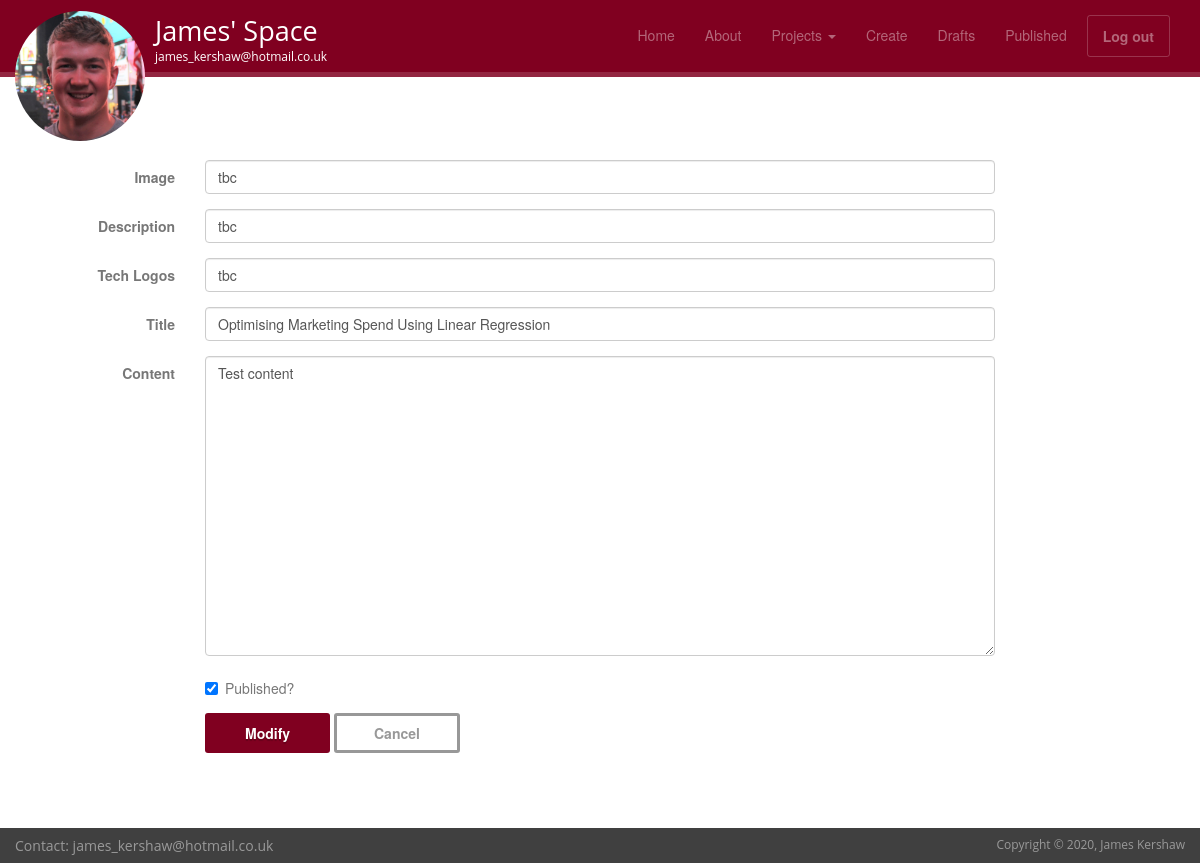
Page /optimising-marketing-spend-using-linear-regression/edit (signed in) on the committed database.
### main.py (models this page shows, shortened)
class Entry(flask_db.Model):
    title = CharField()
    slug = CharField(unique=True)
    image = TextField()
    description = TextField()
    tech_logos = TextField()
    content = TextField()
    published = BooleanField(index=True)
    timestamp = DateTimeField(default=datetime.datetime.now, index=True)

### main.py (the view)
@app.route('/<slug>/edit', methods=['GET', 'POST'])
@login_required
def edit(slug):
    entry = get_object_or_404(Entry, Entry.slug == slug)
    return _create_or_edit(entry, 'edit.html')

### main.py (called while the page is built, shortened)
def login_required(fn):
    @functools.wraps(fn)
    def inner(*args, **kwargs):
        if session.get('logged_in'):
            return fn(*args, **kwargs)
        return redirect(url_for('login', next=request.path))
    return inner

def _create_or_edit(entry, template):
    return render_template(template, entry=entry)

### templates/edit.html (shortened to what this page needs)
{% extends "styles.html" %}
{% block content %}
<header id="head" class="secondary"></header>
    <form action="{% block form_action %}{{ url_for('edit', slug=entry.slug) }}{% endblock %}" class="form-horizontal" method="post">
        <div class="form-group">
          <label for="image" class="col-sm-2 control-label">Image</label>
          <div class="col-sm-8">
            <input class="form-control" id="image" name="image" type="text" value="{{ entry.image }}">
          </div>
        </div>
        <div class="form-group">
          <label for="description" class="col-sm-2 control-label">Description</label>
          <div class="col-sm-8">
            <input class="form-control" id="description" name="description" type="text" value="{{ entry.description }}">
          </div>
        </div>
        <div class="form-group">
          <label for="tech_logos" class="col-sm-2 control-label">Tech Logos</label>
          <div class="col-sm-8">
            <input class="form-control" id="tech_logos" name="tech_logos" type="text" value="{{ entry.tech_logos }}">
          </div>
        </div>
        <div class="form-group">
          <label for="title" class="col-sm-2 control-label">Title</label>
          <div class="col-sm-8">
            <input class="form-control" id="title" name="title" type="text" value="{{ entry.title }}">
          </div>
        </div>
        <div class="form-group">
          <label for="Content" class="col-sm-2 control-label">Content</label>
          <div class="col-sm-8">
            <textarea class="form-control" id="content" name="content" style="height: 300px;">{{ entry.content }}</textarea>
          </div>
        </div>
        <div class="form-group">
          <div class="col-sm-offset-2 col-sm-10">
            <div class="checkbox">
              <label>
                <input name="published" type="checkbox" value="y"{% if entry.published %} checked="checked"{% endif %}> Published?
              </label>
            </div>
          </div>
        </div>
        <div class="form-group">
          <div class="col-sm-offset-2 col-sm-10">
            <button class="btn btn-primary" type="submit">{% block save_button %}Modify{% endblock %}</button>
            <a class="btn btn-default" href="{{ url_for('home') }}">Cancel</a>
          </div>
        </div>
      </form>
{% endblock %}

### static/css/main.css (style rules this page uses)
.Site { display: flex; flex-direction: column; height: 100%; }
a, a:hover, a:focus { color: inherit; text-decoration: none; transition: all 0.3s; }
#head { background-color: white; background-size: 300px 100px; height:300px; text-align: center; padding-top:160px; color:black; font-family:"Open sans", Helvetica, Arial; font-weight:300; }
#head.secondary { height:100px; min-height: 50px; padding-top:20px; }
#head.secondary { height:80px; padding-top:20px; }
label { color: #777; }
html, body { height: 100%; }
body { display: flex; flex-direction: column; }

### rows in the picture
Entry: image "tbc", description "tbc", tech_logos "tbc", title "Optimising Marketing Spend Using Linear Regression", content "Test content", published "☑"
